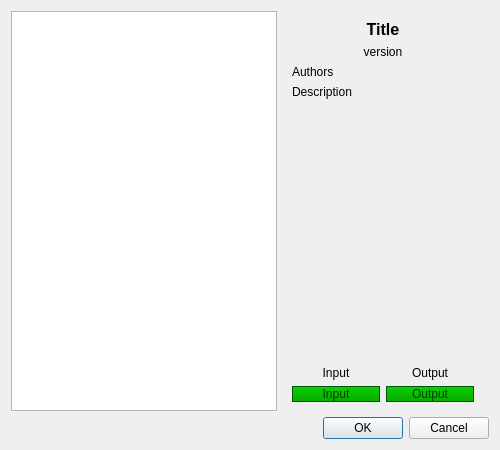
<?xml version="1.0" encoding="UTF-8"?>
<ui version="4.0">
 <class>Dialog</class>
 <widget class="QDialog" name="Dialog">
  <property name="geometry">
   <rect>
    <x>0</x>
    <y>0</y>
    <width>500</width>
    <height>450</height>
   </rect>
  </property>
  <property name="minimumSize">
   <size>
    <width>500</width>
    <height>450</height>
   </size>
  </property>
  <property name="maximumSize">
   <size>
    <width>500</width>
    <height>450</height>
   </size>
  </property>
  <property name="windowTitle">
   <string>Dialog</string>
  </property>
  <layout class="QGridLayout" name="gridLayout">
   <item row="0" column="0">
    <widget class="QListView" name="list_plugins">
     <property name="editTriggers">
      <set>QAbstractItemView::NoEditTriggers</set>
     </property>
     <property name="showDropIndicator" stdset="0">
      <bool>false</bool>
     </property>
     <property name="alternatingRowColors">
      <bool>true</bool>
     </property>
    </widget>
   </item>
   <item row="1" column="0" colspan="3">
    <widget class="QDialogButtonBox" name="button_box">
     <property name="orientation">
      <enum>Qt::Horizontal</enum>
     </property>
     <property name="standardButtons">
      <set>QDialogButtonBox::Cancel|QDialogButtonBox::Ok</set>
     </property>
    </widget>
   </item>
   <item row="0" column="1">
    <widget class="QFrame" name="frame">
     <property name="sizePolicy">
      <sizepolicy hsizetype="Preferred" vsizetype="Preferred">
       <horstretch>0</horstretch>
       <verstretch>0</verstretch>
      </sizepolicy>
     </property>
     <property name="minimumSize">
      <size>
       <width>200</width>
       <height>0</height>
      </size>
     </property>
     <property name="maximumSize">
      <size>
       <width>200</width>
       <height>16777215</height>
      </size>
     </property>
     <property name="frameShape">
      <enum>QFrame::NoFrame</enum>
     </property>
     <property name="frameShadow">
      <enum>QFrame::Raised</enum>
     </property>
     <layout class="QGridLayout" name="gridLayout_2">
      <item row="7" column="0">
       <widget class="QLabel" name="lbl_input_caption">
        <property name="text">
         <string>Input</string>
        </property>
        <property name="alignment">
         <set>Qt::AlignCenter</set>
        </property>
       </widget>
      </item>
      <item row="8" column="1">
       <widget class="QLabel" name="lbl_output">
        <property name="styleSheet">
         <string notr="true">QLabel{
background-color: qlineargradient(spread:pad, x1:0, y1:0, x2:0, y2:1, stop:0 rgba(10, 210, 0, 255), stop:1 rgba(9, 169, 0, 255));
border:1px solid rgb(0, 86, 7);
color: rgb(0,60, 0);
}</string>
        </property>
        <property name="text">
         <string>Output</string>
        </property>
        <property name="alignment">
         <set>Qt::AlignCenter</set>
        </property>
       </widget>
      </item>
      <item row="7" column="1">
       <widget class="QLabel" name="lbl_output_caption">
        <property name="text">
         <string>Output</string>
        </property>
        <property name="alignment">
         <set>Qt::AlignCenter</set>
        </property>
       </widget>
      </item>
      <item row="5" column="0" colspan="2">
       <spacer name="verticalSpacer">
        <property name="orientation">
         <enum>Qt::Vertical</enum>
        </property>
        <property name="sizeHint" stdset="0">
         <size>
          <width>20</width>
          <height>40</height>
         </size>
        </property>
       </spacer>
      </item>
      <item row="8" column="0">
       <widget class="QLabel" name="lbl_input">
        <property name="styleSheet">
         <string notr="true">QLabel{
background-color: qlineargradient(spread:pad, x1:0, y1:0, x2:0, y2:1, stop:0 rgba(10, 210, 0, 255), stop:1 rgba(9, 169, 0, 255));
border:1px solid rgb(0, 86, 7);
color: rgb(0,60, 0);
}</string>
        </property>
        <property name="text">
         <string>Input</string>
        </property>
        <property name="alignment">
         <set>Qt::AlignCenter</set>
        </property>
       </widget>
      </item>
      <item row="4" column="0" colspan="2">
       <widget class="QLabel" name="lbl_description">
        <property name="text">
         <string>Description</string>
        </property>
        <property name="wordWrap">
         <bool>true</bool>
        </property>
       </widget>
      </item>
      <item row="3" column="0" colspan="2">
       <widget class="QLabel" name="lbl_author">
        <property name="text">
         <string>Authors</string>
        </property>
       </widget>
      </item>
      <item row="2" column="0" colspan="2">
       <widget class="QLabel" name="lbl_version">
        <property name="text">
         <string>version</string>
        </property>
        <property name="alignment">
         <set>Qt::AlignCenter</set>
        </property>
       </widget>
      </item>
      <item row="1" column="0" colspan="2">
       <widget class="QLabel" name="lbl_title">
        <property name="font">
         <font>
          <pointsize>12</pointsize>
          <weight>75</weight>
          <bold>true</bold>
         </font>
        </property>
        <property name="text">
         <string>Title</string>
        </property>
        <property name="alignment">
         <set>Qt::AlignCenter</set>
        </property>
        <property name="wordWrap">
         <bool>true</bool>
        </property>
       </widget>
      </item>
     </layout>
    </widget>
   </item>
  </layout>
 </widget>
 <resources/>
 <connections>
  <connection>
   <sender>button_box</sender>
   <signal>accepted()</signal>
   <receiver>Dialog</receiver>
   <slot>accept()</slot>
   <hints>
    <hint type="sourcelabel">
     <x>248</x>
     <y>254</y>
    </hint>
    <hint type="destinationlabel">
     <x>157</x>
     <y>274</y>
    </hint>
   </hints>
  </connection>
  <connection>
   <sender>button_box</sender>
   <signal>rejected()</signal>
   <receiver>Dialog</receiver>
   <slot>reject()</slot>
   <hints>
    <hint type="sourcelabel">
     <x>316</x>
     <y>260</y>
    </hint>
    <hint type="destinationlabel">
     <x>286</x>
     <y>274</y>
    </hint>
   </hints>
  </connection>
 </connections>
</ui>
